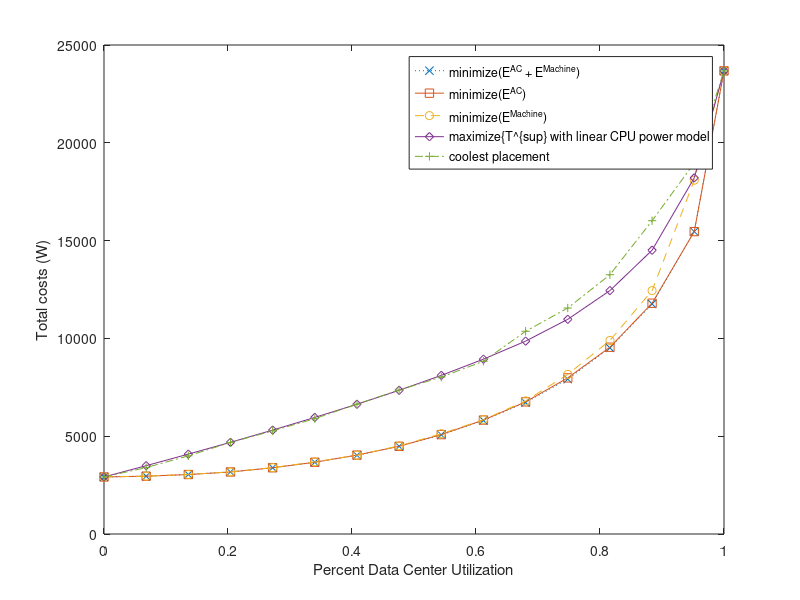
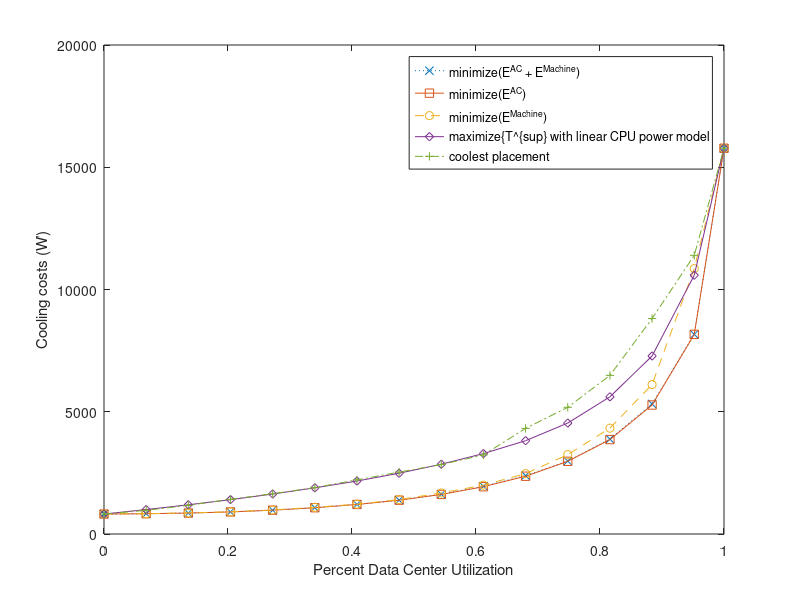
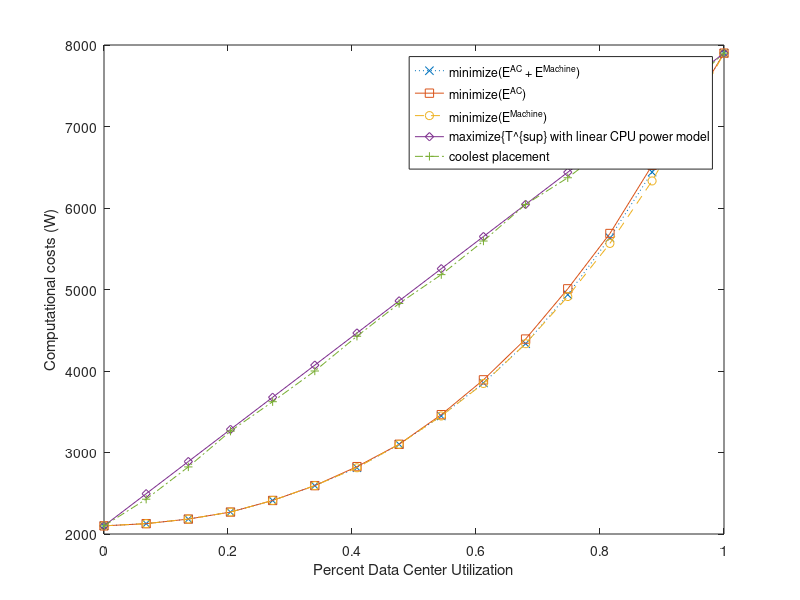
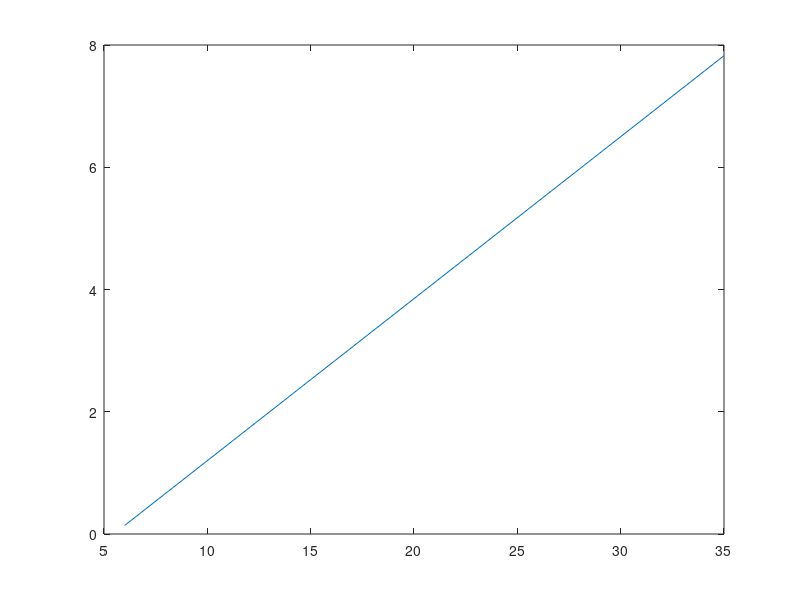

The MATLAB source for these figures, in order:
Job_num = [0,17,34,51,68,85,102,119,136,153,170,187,204,221,238,250]./250;

P_dvf_ac = [2916.9,2956.6,3040.4,3172.7,3386.1,3668.9,4035.1,4483.9,5082.2,5825.6,6755.4,7981.1,9548.7,11799,15460,23677; ...,
816.94,829.6,857.12,903.47,974.59,1075.3,1208.6,1383.2,1617.9,1934,2363.4,2972.8,3861.7,5275.3,8164.7,15777; ...,
2100,2127,2183.3,2269.2,2411.6,2593.6,2826.5,3100.8,3464.3,3891.6,4391.9,5008.2,5687,6523.5,7294.9,7900];


P_dvf_total = [2916.9,2956.6,3040.4,3172.7,3386.1,3668.9,4024.1,4483.9,5071.8,5805.9,6721.8,7918.9,9516.8,11759,15460,23677; ...,
816.94,829.6,857.12,903.47,974.59,1075.3,1211.4,1383.2,1623.7,1952.5,2386.7,2982.6,3881.9,5318.6,8164.7,15777; ...,
2100,2127,2183.3,2269.2,2411.6,2593.6,2812.7,3100.8,3448.1,3853.4,4335.2,4936.3,5634.9,6440.4,7294.9,7900];

P_dvf_cpu = [2916.9,2958,3045.2,3174.2,3394.9,3686.9,4031.7,4509.5,5127.5,5844.9,6804.6,8159.7,9893.9,12443,18090,23677; ...,
816.94,831,861.93,905.06,983.38,1093.2,1219,1408.7,1679.4,1997.9,2469.4,3246.1,4328.6,6111.1,10856,15777; ...,
2100,2127,2183.3,2269.2,2411.6,2593.6,2812.7,3100.8,3448.1,3847,4335.2,4913.7,5565.3,6332.2,7234.1,7900];

P_linear = [2916.9,3493.6,4083.2,4687.5,5312.4,5960.2,6632.6,7345.9,8110.1,8938.1,9860.4,10976,12444,14508,18207,23677; ...,
816.94,999.16,1194.4,1404.3,1634.8,1888.2,2166.2,2485.1,2854.9,3288.5,3816.4,4537.9,5610.8,7280.4,10585,15777; ...,
2100,2494.4,2888.8,3283.2,3677.6,4072,4466.4,4860.8,5255.2,5649.6,6044,6438.4,6832.8,7227.2,7621.6,7900];

P_naive = [ 2916.9,3395.5,3995,4680.9,5270.3,5897.3,6640.2,7360.5,8023.7,8829.3,10364,11553,13256,16017,18964,23677; ...,
816.94,968.39,1171.9,1419.3,1646.9,1897.2,2213.8,2532,2841.3,3234.5,4319.8,5181.4,6488.7,8811.3,11397,15777; ...,
2100,2427.1,2823.2,3261.6,3623.4,4000.1,4426.4,4828.5,5182.4,5594.8,6044,6371.1,6767.2,7205.6,7567.4,7900];
figure;
plot(Job_num, P_dvf_total(1,:), ':x', Job_num,P_dvf_ac(1,:),'-s', Job_num, P_dvf_cpu(1,:), '--o', Job_num, P_linear(1,:), '-d', Job_num, P_naive(1,:),'-.+');
xlabel('Percent Data Center Utilization');
ylabel('Total costs (W)');
legend('minimize(E^{AC} + E^{Machine})','minimize(E^{AC})','minimize(E^{Machine})','maximize{T^{sup} with linear CPU power model','coolest placement');

figure;
plot( Job_num, P_dvf_total(2,:), ':x',Job_num,P_dvf_ac(2,:),'-s', Job_num, P_dvf_cpu(2,:), '--o', Job_num, P_linear(2,:), '-d', Job_num, P_naive(2,:),'-.+');
xlabel('Percent Data Center Utilization');
ylabel('Cooling costs (W)');
legend('minimize(E^{AC} + E^{Machine})','minimize(E^{AC})','minimize(E^{Machine})','maximize{T^{sup} with linear CPU power model','coolest placement');

figure;
plot(Job_num, P_dvf_total(3,:),  ':x',Job_num,P_dvf_ac(3,:),'-s', Job_num, P_dvf_cpu(3,:), '--o', Job_num, P_linear(3,:), '-d', Job_num, P_naive(3,:),'-.+');
xlabel('Percent Data Center Utilization');
ylabel('Computational costs (W)');
legend('minimize(E^{AC} + E^{Machine})','minimize(E^{AC})','minimize(E^{Machine})','maximize{T^{sup} with linear CPU power model','coolest placement');

figure;
Temperature=[6, 35];
 COP = 0.265 * Temperature - 1.45
plot(Temperature, COP);
